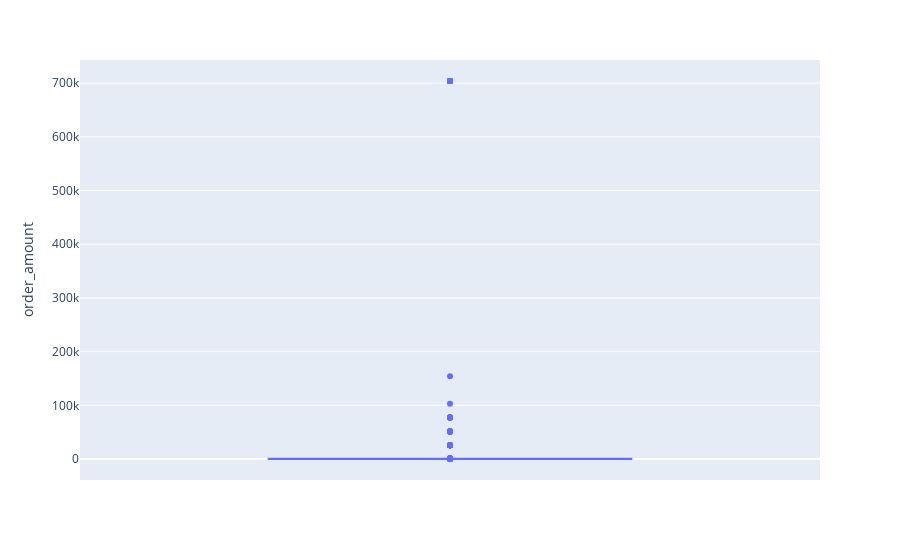

This figure's notebook cell:
### Code cell
import plotly.express as px
# df = px.data.tips()
fig = px.box(df, y="order_amount")
fig.show()

### Figure 1 — Plotly figure (JSON) as saved in the notebook; plotly's stock layout.template omitted (floating-point values rounded to 4 significant figures; data arrays with more than 128 entries replaced by an {"elided": "..."} marker saying what was removed)
{"data": [{"alignmentgroup": "True", "hovertemplate": "order_amount=%{y}<extra></extra>", "legendgroup": "", "marker": {"color": "#636efa"}, "name": "", "notched": false, "offsetgroup": "", "orientation": "v", "showlegend": false, "type": "box", "x0": " ", "xaxis": "x", "y": {"elided": "5000 int values"}, "y0": " ", "yaxis": "y"}], "layout": {"boxmode": "group", "legend": {"tracegroupgap": 0}, "margin": {"t": 60}, "xaxis": {"anchor": "y", "domain": [0, 1]}, "yaxis": {"anchor": "x", "domain": [0, 1], "title": {"text": "order_amount"}}}}
